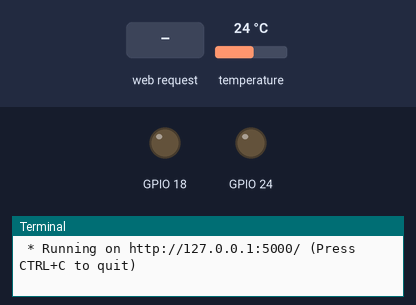
This program was run on a simulated Raspberry Pi (BCM pin numbers). Parts: output pins drawn as LEDs (lit = HIGH), the last lines printed to the terminal. The test bench sets the inputs (shaded band); at power-on: temperature 24 °C. A web server runs the application; the clock reads 2024-03-15 10:24:30 at power-on unless the program sets it.

Above: at 1.2 s.
1.3 s: HTTP request for / received
At 4.1 s:
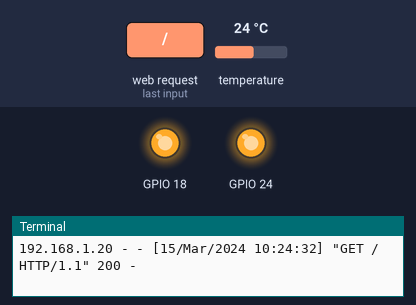
Timing chart, 0 to 5.6 s (numbered marks = the images above; inputs shaded):
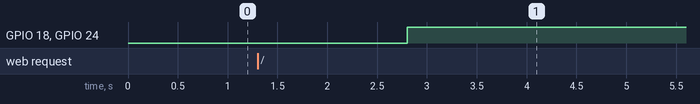

The program:

app_temperature.py
```python
from flask import Flask
app = Flask(__name__)
from flask import render_template
from components.TemperatureSensor import TemperatureSensor
from components.Led import Led
ledr = Led(18)
ledb = Led(24)
@app.route('/')
def hello_world():
    temp = TemperatureSensor()
    celsius = temp.read_temp_c()
    fahrenheit = temp.read_temp_f()
    if (celsius < 15 ):
        ledb.allumer()
        ledr.eteindre()
    elif(15<= celsius< 30):
        ledb.allumer()
        ledr.allumer()
    elif(celsius>=30):
        ledr.allumer()
        ledb.eteindre()
    return  render_template('temperature.html', celsius = celsius, fahrenheit = fahrenheit)
```

TemperatureSensor.py
```python
# Imports
import os
import glob
import time
starttime = time.time()
# Intialisation des broches
os.system('modprobe w1-gpio')  # Allume le module 1wire
os.system('modprobe w1-therm')  # Allume le module Temperature

# Chemin du fichier contenant la température (remplacer par votre valeur trouvée précédemment)
device_file = '/sys/bus/w1/devices/28-01131a3eb0d1/w1_slave'

class TemperatureSensor:
    def __init__(self):
        self.celcius = 0
        self.farenheit = 0
    def read_temp_raw(self):
        f = open(device_file, 'r')
        lines = f.readlines()
        f.close()
        return lines
    def read_temp(self):
        lines = self.read_temp_raw()  # Lit le fichier de température
        while lines[0].strip()[-3:] != 'YES':
            time.sleep(0.2)
            lines = self.read_temp_raw()
        equals_pos = lines[1].find('t=')
        if equals_pos != -1:
            temp_string = lines[1][equals_pos+2:]
            temp_c = float(temp_string) / 1000.0
            self.celcius = temp_c
    def read_temp_c(self):
        while True:
            self.read_temp()
            return float("{:0.2f}".format(self.celcius))
            time.sleep(10.0-((time.time()-starttime)%10.0))
    def read_temp_f(self):
        self.read_temp()
        self.farenheit = (self.celcius*9/5)+32
        return float("{:0.2f}".format(self.farenheit))
```

Led.py
```python
import RPi.GPIO as GPIO
class Led :
    def __init__(self, number):
        self.number= number
        self.statut = GPIO.LOW
        GPIO.setmode(GPIO.BCM)
        GPIO.setwarnings(False)
        GPIO.setup(self.number, GPIO.OUT)
        GPIO.output(self.number, self.statut)

    def allumer(self):
        self.statut = GPIO.HIGH
        GPIO.output(self.number, self.statut)
    def eteindre(self):
        self.statut = GPIO.LOW
        GPIO.output(self.number, self.statut)
```

Measured:
- after the input at 1.3 s, GPIO 18, GPIO 24: LOW → HIGH after 1.5 s
